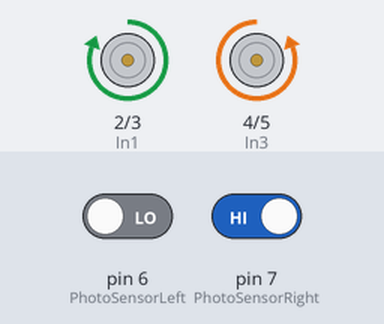
A sketch run on a simulated Arduino Uno, built with avr-gcc and run on an emulated ATmega328P. On the bench: motor-driver pin pairs drawn as motors (green arrow = first pin HIGH = forward, orange = second pin HIGH = backward, longer = more drive, scaled by the enable pin). Inputs (shaded band) come from the test bench; at power-on: pin 6 (PhotoSensorLeft) LOW, pin 7 (PhotoSensorRight) HIGH.

Above: at 1.3 s.
1.4 s: pin 6 (PhotoSensorLeft) driven HIGH
At 2.0 s:
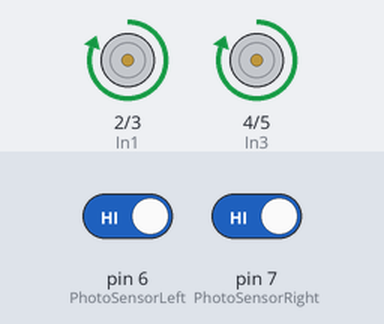
3.0 s: pin 7 (PhotoSensorRight) driven LOW
At 4.2 s:
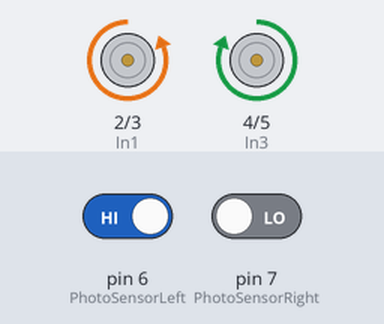
4.5 s: pin 6 (PhotoSensorLeft) driven LOW
At 5.5 s:
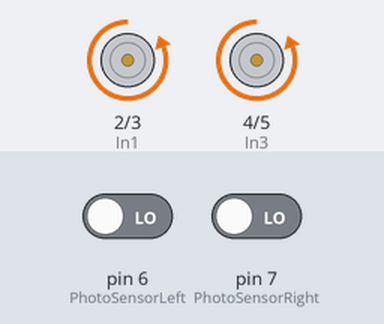
6.0 s: pin 7 (PhotoSensorRight) driven HIGH
At 7.0 s:
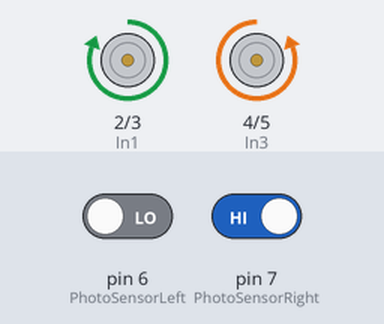
Timing chart, 0 to 9.0 s (numbered marks = the images above; inputs shaded):
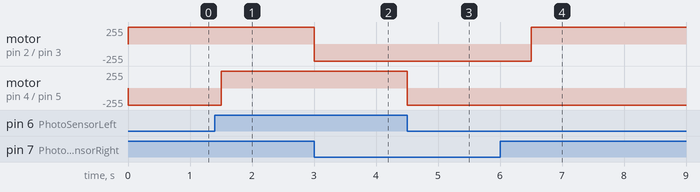

The sketch:

trabajoTEC.ino
```cpp
/*
Robot TEC: declaración de constantes
*/
// los pines digitales 2 y 3 controlan el motor derecho
 const int In1 = 2; // pin motor derecho

const int In2 = 3; // pin motor derecho
// los pines digitales 4 y 5 controlan el motor izquierdo
const int In3 = 4; // pin motor izquierdo
const int In4 = 5; // pin motor izquierdo
//los pines digitales 9 y 10 habilitan los motores
const int ENA = 9; // habilita el motor derecho
const int ENB = 10; // habilita el motor izquierdo
//Sensor óptico
const int PhotoSensorLeft = 6; // pin del Arduino conectado al sensor óptico Izquierdo
const int PhotoSensorRight = 7; // pin del Arduino conectado al sensor óptico Derecho
// constantes
const int BLANCO = 0;
const int NEGRO = 1;

void setup() {
 pinMode(In1,OUTPUT);
 pinMode(In2,OUTPUT);

 pinMode(In3,OUTPUT);
 pinMode(In4,OUTPUT);

 pinMode(ENA,OUTPUT);
 pinMode(ENB,OUTPUT);

 pinMode(PhotoSensorLeft, INPUT);
 pinMode(PhotoSensorRight, INPUT);
}

void loop() {
  if(digitalRead (PhotoSensorLeft)== NEGRO && digitalRead(PhotoSensorRight)== BLANCO){
       parar();
       girarDerecha();
       delay(500);
  }
   if(digitalRead (PhotoSensorLeft)== BLANCO && digitalRead(PhotoSensorRight)== NEGRO){
       parar();
       girarIzquierda();
       delay(500);
  }
   if(digitalRead (PhotoSensorLeft)== NEGRO && digitalRead(PhotoSensorRight)== NEGRO){
       girarHaciaAdelante();
       delay(500);
  }
  if(digitalRead (PhotoSensorLeft)== BLANCO && digitalRead(PhotoSensorRight)== BLANCO){
       parar();
       girarHaciaAtras();
       delay(2000);
  }

}
void girarHaciaAdelante(){
  //giro hacia adelante del motor derecho
  digitalWrite(In1,HIGH);
  digitalWrite(In2,LOW);
  //giro hacia adelante del motor izquierdo
  digitalWrite(In3,HIGH);
  digitalWrite(In4,LOW);
  //habilitar motor derecho
  digitalWrite(ENA,HIGH);
  //habilitar motor izquierdo
  digitalWrite(ENB,HIGH);
  }
  void girarHaciaAtras(){
  //giro hacia atras del motor derecho
  digitalWrite(In1,LOW);
  digitalWrite(In2,HIGH);
  //giro hacia atras del motor izquierdo
  digitalWrite(In3,LOW);
  digitalWrite(In4,HIGH);
  //habilitar motor derecho
  digitalWrite(ENA,HIGH);
  //habilitar motor izquierdo
  digitalWrite(ENB,HIGH);
  }
void parar(){
  //Parar motor derecho
  digitalWrite(ENA,LOW);
  //Parar motor izquierdo
  digitalWrite(ENB,LOW);
}
void girarDerecha(){
  //giro hacia atrás del motor derecho
 digitalWrite(In1,LOW);
  digitalWrite(In2,HIGH);
  //giro hacia adelante del motor izquierdo
  digitalWrite(In3,HIGH);
  digitalWrite(In4,LOW);
  //habilitar motor derecho
  digitalWrite(ENA,HIGH);
  //habilitar motor izquierdo
  digitalWrite(ENB,HIGH);
}
void girarIzquierda(){
  //giro hacia adelante del motor derecho
  digitalWrite(In1,HIGH);
  digitalWrite(In2,LOW);
  //giro hacia atrás del motor izquierdo
  digitalWrite(In3,LOW);
  digitalWrite(In4,HIGH);
  //habilitar motor derecho
  digitalWrite(ENA,HIGH);
  //habilitar motor izquierdo
  digitalWrite(ENB,HIGH);
}
```

Measured:
- after the input at 1.4 s, motor on pin 4 (In3) / pin 5 (In4): backward 255/255 → forward 255/255 after 0.10 s
- after the input at 3.0 s, motor on pin 2 (In1) / pin 3 (In2): forward 255/255 → backward 255/255 at once
- after the input at 4.5 s, motor on pin 4 (In3) / pin 5 (In4): forward 255/255 → backward 255/255 at once
- after the input at 6.0 s, motor on pin 2 (In1) / pin 3 (In2): backward 255/255 → forward 255/255 after 0.50 s
